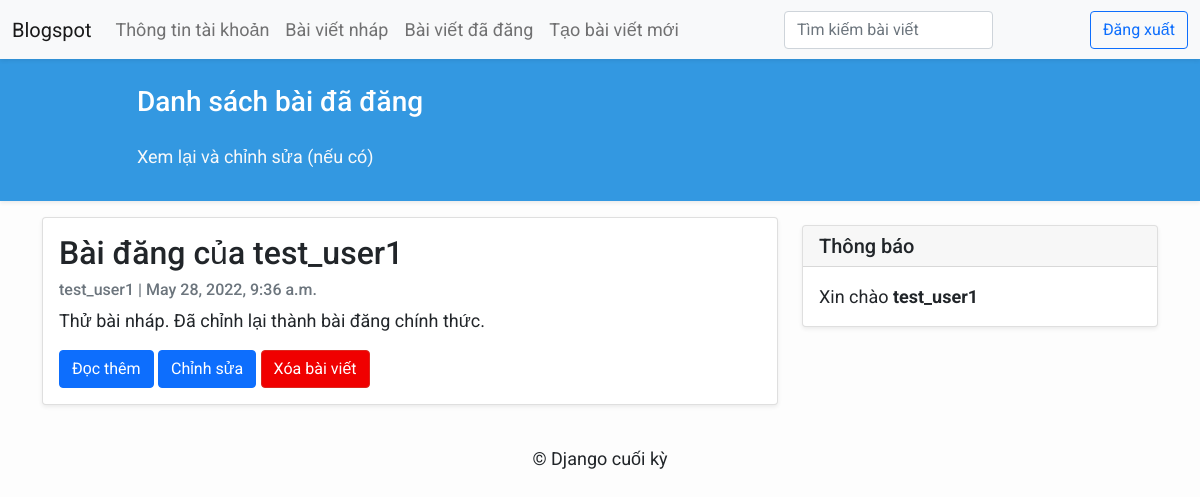
The app's page /post-list/ (signed in), older data.
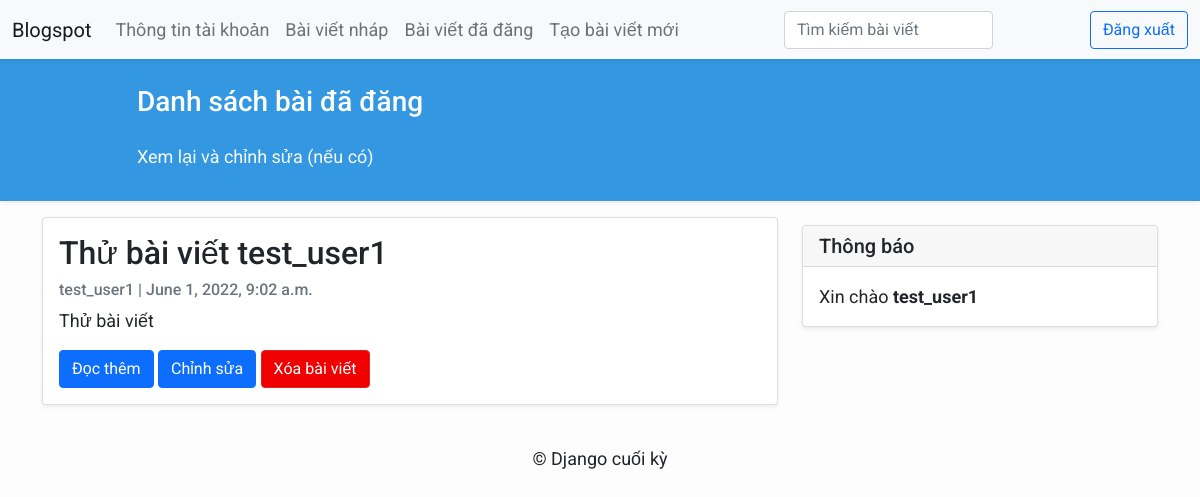
The same page, newer data.
### blog_app/models.py (models this page shows, shortened)
class Post(models.Model):
    title = models.CharField(max_length=200, unique=True)
    slug = models.SlugField(max_length=200, unique=True)
    author = models.ForeignKey(User, on_delete= models.CASCADE,related_name='blog_posts')
    updated_on = models.DateTimeField(auto_now= True)
    content = models.TextField()
    created_on = models.DateTimeField(auto_now_add=True)
    status = models.IntegerField(choices=STATUS, default=0)
    class Meta:
        ordering = ['-created_on']

### blog_app/views.py (the view)
# urls.py: path('post-list/', views.PostedList.as_view(), name='post_list'),
class PostedList(generic.ListView):
    template_name = 'post_list.html'
    paginate_by = 3
    def get_queryset(self):
        queryset = Post.objects.filter(status=1, author=self.request.user).order_by('-created_on')
        return queryset

### templates/post_list.html (shortened to what this page needs)
{% extends "base.html" %}
{% block content %}
<header class="masthead shadow-sm">
    <div class="container">
        <div class="row">
            <div class=" col-md-8 col-md-10 mx-auto">
                <div class="site-heading">
                    <h3 class=" site-heading my-4 mt-3 text-white"> Danh sách bài đã đăng </h3>
                    <p class="text-light">Xem lại và chỉnh sửa (nếu có) &nbsp </p>
                </div>
            </div>
        </div>
    </div>
</header>
<div class="container">
    <div class="row">
        <div class="col-md-8 mt-3 left">
            {% for post in post_list %}
            <div class="card mb-4 shadow-sm">
                <div class="card-body">
                    <h2 class="card-title">{{ post.title }}</h2>
                    <p class="card-text text-muted h6">{{ post.author }} | {{ post.created_on}} </p>
                    <p class="card-text">{{post.content|truncatechars:200 }}</p>
                    <a href="{% url 'post_detail' post.slug  %}" class="btn btn-primary">Đọc thêm</a>
                    <a href="{% url 'edit_detail' post.slug  %}" class="btn btn-primary">Chỉnh sửa</a>
                    <a href="{% url 'delete_post' post.slug  %}" class="btn btn-danger">Xóa bài viết</a>
                </div>
            </div>
            {% endfor %}
        </div>
        {% block sidebar %} {% include 'sidebar.html' %} {% endblock sidebar %}
    </div>
</div>
{% endblock %}

Row changes from the older to the newer data that the page shows:
removed Post: title "Bài đăng của test_user1", author "test_user1", created_on "May 28, 2022, 9:36 a.m.", content "Thử bài nháp. Đã chỉnh lại thành bài đăng chính thức."
added Post: title "Thử bài viết test_user1", author "test_user1", created_on "June 1, 2022, 9:02 a.m.", content "Thử bài viết"
